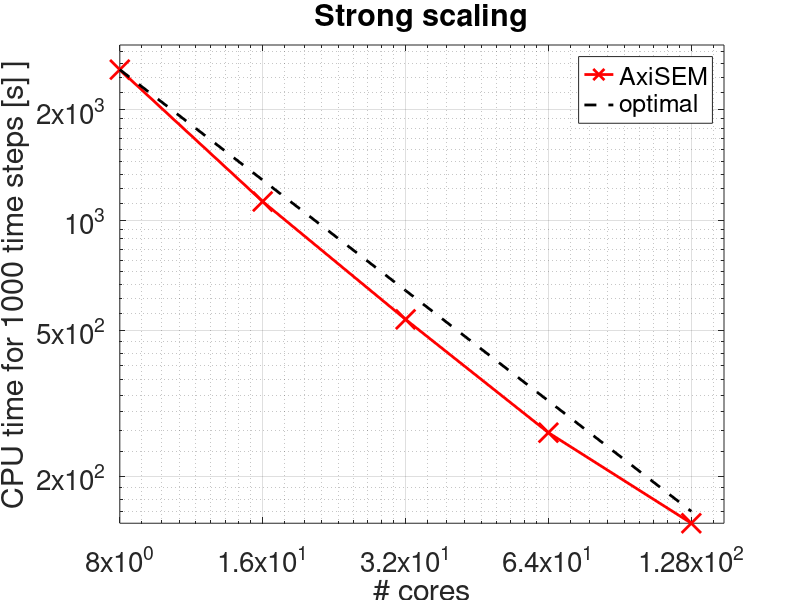
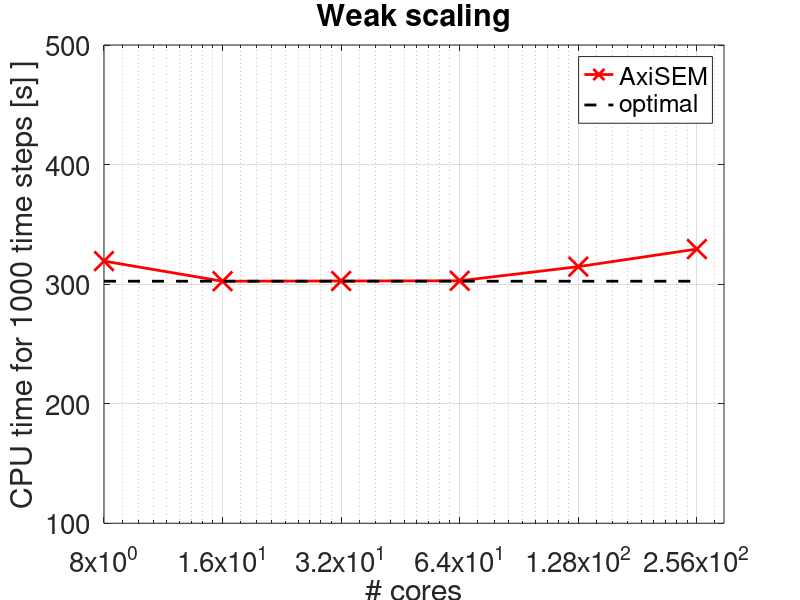
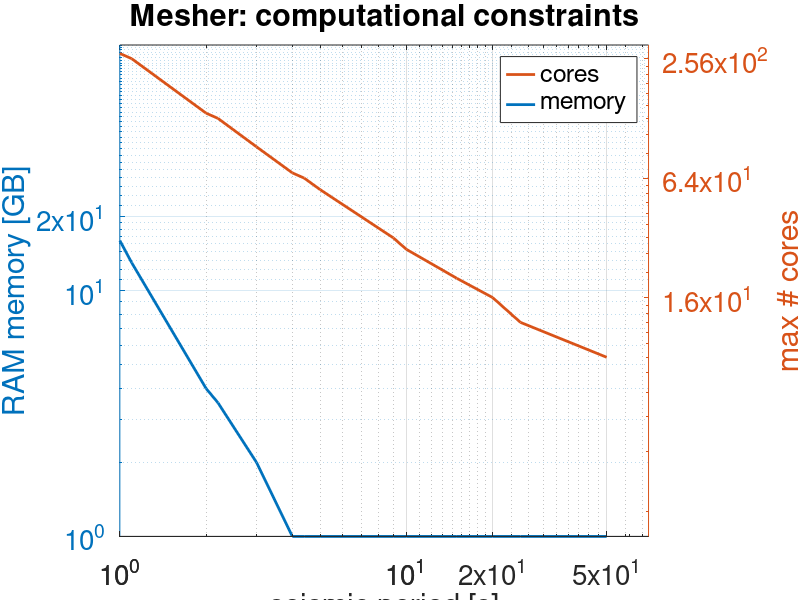
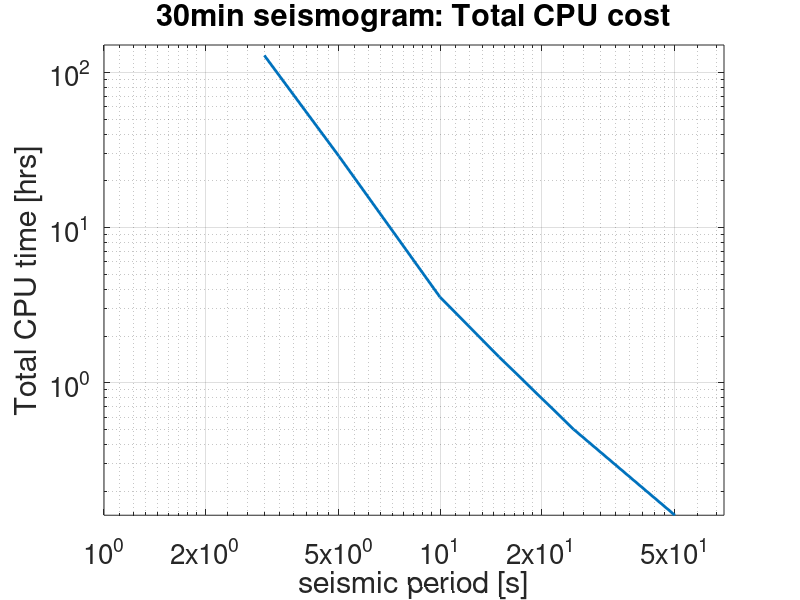

Write MATLAB code to recreate these figures, in order.
clear 

% $$$ MESHER prem_ani
% $$$ period | max  |
% $$$  T[s]  |nproc | memory [GB]
% $$$ -------|------|-------------
% $$$ 
% $$$  50.0  |   8  |    < 1
% $$$  25.0  |  12  |    < 1
% $$$  20.0  |  16  |    < 1
% $$$  15.0  |  20  |    < 1
% $$$  10.0  |  28  |    < 1
% $$$   9.0  |  32  |    < 1
% $$$   5.0  |  56  |    < 1
% $$$   4.4  |  64  |    < 1
% $$$   4.0  |  68  |    < 1
% $$$   3.0  |  92  |    2.0
% $$$   2.2  | 128  |    3.5
% $$$   2.0  | 136  |    4.0
% $$$   1.1  | 256  |   13.0
% $$$   1.0  | 272  |   16.0

mesher_period = [50 25 20 15 10 9 5 4.4 4 3 2.2 2 1.1 1];
mesher_ram = [1 1 1 1 1 1 1 1 1 2 3.5 4 13 16];
mesher_maxproc = [8 12 16 20 28 32 56 64 68 92 128 136 256 272];

figure(5);clf
[ax,h1,h2]=plotyy(mesher_period,mesher_ram,mesher_period,mesher_maxproc,'loglog')
%hold on
set(h2,'LineWidth',2)
set(h1,'LineWidth',2)
set(gca,'FontSize',20,'XTick',[1 10 20 50])
grid on
axtmp = findobj(gcf,'Type','axes');
axes(axtmp(2))
ylabel('RAM memory [GB]')
set(gca,'FontSize',20)
axes(axtmp(1))
set(gca,'FontSize',20)
ylabel('max # cores')
set(gca,'FontSize',20)
legend('cores','memory')
set(gca,'FontSize',20)
title('Mesher: computational constraints')
xlabel('seismic period [s]')
axis([1 70 1 300])
set(axtmp(2),'FontSize',20)
set(axtmp(2),'YTick',[1 10 20])
axes(axtmp(1))
set(axtmp(1),'YTick',[16 64 256])

% $$$ 
% $$$ SOLVER prem_ani
% $$$ total cpu time (time * nproc) in time loop for 1000s simulation
% $$$ coarse grained attenuation with 5 linear solids
% $$$ dt as suggested by the mesher
% $$$ 
% $$$ Monte Rosa: cray Xe6 with AMD Interlagos, gfortran compiler:
% $$$ 
% $$$ period |       |       |    total cpu time - [s]
% $$$  T[s]  | dt[s] | nproc | monopole | dipole | quadpole
% $$$ -------|-------|-------|----------|--------|---------
% $$$  50.0  | 0.12  |   4   |     280  |   390  |   450
% $$$  25.0  | 0.12  |   4   |    1000  |  1360  |  1460
% $$$  15.0  | 0.12  |   8   |    2930  |  3920  |  4110
% $$$  10.0  | 0.11  |   8   |    7120  |  8820  |  9300
% $$$   5.0  | 0.056 |  16   |   57700  |        |
% $$$   3.0  | 0.033 |  32   |  257072  |        |
% $$$ 

solver_period = [50 25 15 10 5 3];
dt = [0.12 0.12 0.12 0.11 0.056 0.033];
solver_proc = [4 4 8 8 16 32];
cpu_mono=[280 1000 2930 7120 57700 257072];
cpu_mono_30min_hrs=cpu_mono*1.8/60./60.;

figure(6);clf
h=loglog(solver_period,cpu_mono_30min_hrs)
set(h,'LineWidth',2)
set(gca,'FontSize',20,'XTick',[1 2 5 10 20 50],'YTick',[0.1 1 10 100])
grid on
ylabel('Total CPU time [hrs]')
set(gca,'FontSize',20)
title('30min seismogram: Total CPU cost')
xlabel('seismic period [s]')
axis([1 70 0 150])

figure(7);clf
h=loglog(solver_period,cpu_mono_30min_hrs./solver_proc,'x-')
hold on
for i=1:length(solver_proc)
h1=text(solver_period(i)*1.1,cpu_mono_30min_hrs(i)/solver_proc(i),sprintf('%i', ...
                                                  solver_proc(i)))
set(h1,'FontSize',20)
end
set(h,'LineWidth',2,'MarkerSize',10)
set(gca,'FontSize',20,'XTick',[1 2 5 10 20 50],'YTick',[0.01 0.1 1 5])
grid on
ylabel('Wall-clock CPU time [hrs]')
set(gca,'FontSize',20)
title('30min seismogram: parallel job length')
xlabel('seismic period [s]')
%axis([1 70 1 10])

% $$$ 
% $$$ my office computer (Intel Quad Core) is about 3 times faster (per core)
% $$$ 
% $$$ period |       |
% $$$  T[s]  | dt[s] | monopole
% $$$ -------|-------|----------
% $$$  25.0  | 0.12  |    331  |
% $$$  15.0  | 0.12  |    866  |
% $$$  10.0  | 0.11  |   2100  |
% $$$   5.0  | 0.056 |  28000  |
  
% $$$ STRONG SCALING
% $$$  - prem light, 2.1s
% $$$  - auf 8, 16, 32, 64 und 128 cores
% $$$  - 1000 zeitschritte
% $$$  - anzahl elemente nimmt leicht zu bei mehr cores:
% $$$ 
% $$$ #cores
% $$$     timeloop time in s
% $$$  		 nel per proc
% $$$   8 2569.837158  254760
% $$$  16 1122.863037  125732
% $$$  32  535.962036   63792
% $$$  64  263.186005   32500
% $$$ 128  149.062012   18396
% $$$ 

% SCALING
nproc_strong = [8 16 32 64 128];
time=[2569.837158 1122.863037 535.962036 263.186005  149.062012];
numel=[254760 125732 63792 32500 18396];
time_theor=2569.837158*8./nproc_strong;

figure(1);clf
h1=loglog(nproc_strong,time,'r-x')
grid on
set(h1,'LineWidth',2,'MarkerSize',14)
hold on
h2=loglog(nproc_strong,time_theor,'k--')
set(gca,'FontSize',20,'YTick',[200 500 1000 2000],'XTick',[8 16 32 ...
                    64 128])
legend('AxiSEM','optimal')
title('Strong scaling')
xlabel('# cores')
ylabel('CPU time for 1000 time steps [s] ]')
set(h2,'LineWidth',2)
axis([0 150 0 3000])

% $$$ WEAK SCALING
% $$$ #nproc
% $$$      #runtime	 #elems/proc
% $$$ 004  240.111008  35428
% $$$ 008  319.252014  35664
% $$$ 016  302.423004  35568
% $$$ 032  302.613007  35688
% $$$ 064  302.783020  35600
% $$$ 128  314.622009  35724
% $$$ 256  329.309021  36300
nproc_weak = [8 16 32 64 128 256];
time_weak=[319.252014 302.423004 302.613007 302.783020 314.622009 329.309021];
numel_weak=[35664 35568 35688 35600 35724 36300];
time_theor_weak=302.423004.*nproc_weak./nproc_weak;

figure(2);clf
h1=semilogx(nproc_weak,time_weak,'r-x')
set(h1,'LineWidth',2,'MarkerSize',14)
hold on
grid on
h2=semilogx(nproc_weak,time_theor_weak,'k--')
set(gca,'FontSize',20,'XTick',[8 16 32 ...
                    64 128 256])
legend('AxiSEM','optimal')
title('Weak scaling')
xlabel('# cores')
ylabel('CPU time for 1000 time steps [s] ]')
set(h2,'LineWidth',2)
axis([0 300 100 500 ])